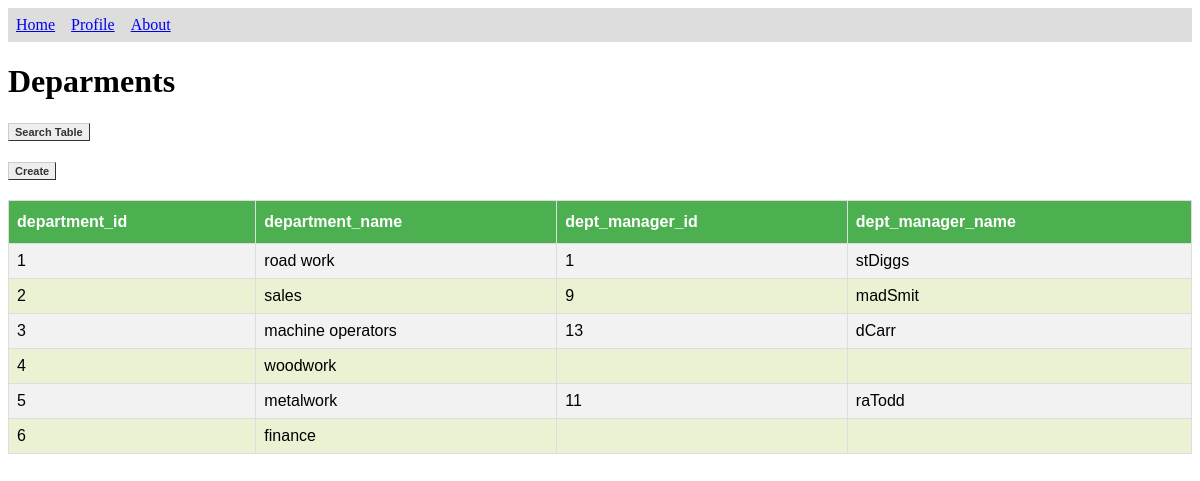
Page /src/data_manager/tables/department_table.php on the committed database.
### tables this page shows
CREATE TABLE IF NOT EXISTS departments (
	department_id INT NOT NULL UNIQUE AUTO_INCREMENT,
	department_name VARCHAR(40),
	dept_manager_id INT,
	dept_manager_name VARCHAR(40),
	PRIMARY KEY (department_id, department_name)
);

### src/data_manager/php_scripts/search.php (the view, shortened to what this page needs)
<?php
    $config = parse_ini_file("../config.ini");
    $servername = $config['servername'];
    $username = $config['username'];
    $password = $config['password'];
    $conn = new mysqli($servername, $username, $password, 'mmcken3sql_d610');
    $sql = "SHOW COLUMNS FROM " . $table_name;
    $result = $conn->query($sql);
    $column_array = array();
    echo "<table id='table'>";
    echo "<tr>";
    while($row = $result->fetch_assoc()) {
        array_push($column_array, $row['Field']);
        echo "<th>" . $row['Field'] . "</th>";
    }
    echo "</tr>";
    $peices = explode(",", $args);
    $myArgs = "";
    $myArgs = $myArgs . $peices[(sizeof($peices) - 1)];
    $sql = "SELECT * FROM " . $table_name;
    if ($args != '') {
        $sql = $sql . " " . $key . " " . $myArgs;
    }
    $result = $conn->query($sql);
    if ($result->num_rows > 0) {
        while($row = $result->fetch_assoc()) {
            echo "<tr id='row'>";
                for ($i = 0; $i < sizeof($column_array); $i++) {
                    echo "<td>" . $row[$column_array[$i]] . "</td>";
                }
            echo "</tr>";
        }
        echo "</table>";
    } else {
        echo "0 results";
    }
?>

### src/data_manager/tables/department_table.php (shortened to what this page needs)
<!DOCTYPE html>
<html>
<body>
    </head>
    <body>
        <ul>
            <li><a href="../home.html">Home</a></li>
            <li><a href="../profile.html">Profile</a></li>
            <li><a href="#about">About</a></li>
        </ul>
        <h1>Deparments</h1>
        <h4><a href="../searches/department_search.php" class="button">Search Table</a></h4>
        <h4><a href="../views/department_view.php?argument1=create" class="button">Create</a></h4>
        <?php
            $table_name = "departments";
            $key = "order by";
            $args = "department_id";
            require_once("../php_scripts/search.php");
        ?>
    </body>
</html>

### src/data_manager/tables/department_table.php (style rules this page uses)
#table { font-family: "Trebuchet MS", Arial, Helvetica, sans-serif; border-collapse: collapse; width: 100%; }
#table td, #table th { border: 1px solid #ddd; padding: 8px; }
#table tr:nth-child(even) { background-color: #f2f2f2; }
#table th { padding-top: 12px; padding-bottom: 12px; text-align: left; background-color: #4CAF50; color: white; }
ul { list-style-type: none; margin: 0; padding: 0; overflow: hidden; background-color: #dddddd; }
li { float: left; }
li a { display: block; padding: 8px; }
td { cursor: pointer; }
tr:nth-child(odd) { background-color : #EAF2D3; }
tr:nth-child(even) { background-color : #A7C942; }
.button { font: bold 11px Arial; text-decoration: none; background-color: #EEEEEE; color: #333333; padding: 2px 6px 2px 6px; border-top: 1px solid #CCCCCC; border-right: 1px solid #333333; border-bottom: 1px solid #333333; border-left: 1px solid #CCCCCC; }

### rows in the picture
departments: department "1", department_name "road work", dept_manager "1", dept_manager_name "stDiggs"
departments: department "2", department_name "sales", dept_manager "9", dept_manager_name "madSmit"
departments: department "3", department_name "machine operators", dept_manager "13", dept_manager_name "dCarr"
departments: department "4", department_name "woodwork"
departments: department "5", department_name "metalwork", dept_manager "11", dept_manager_name "raTodd"
departments: department "6", department_name "finance"

### other values in the picture
$row['Field'] "department_id"
$row['Field'] "department_name"
$row['Field'] "dept_manager_id"
$row['Field'] "dept_manager_name"
